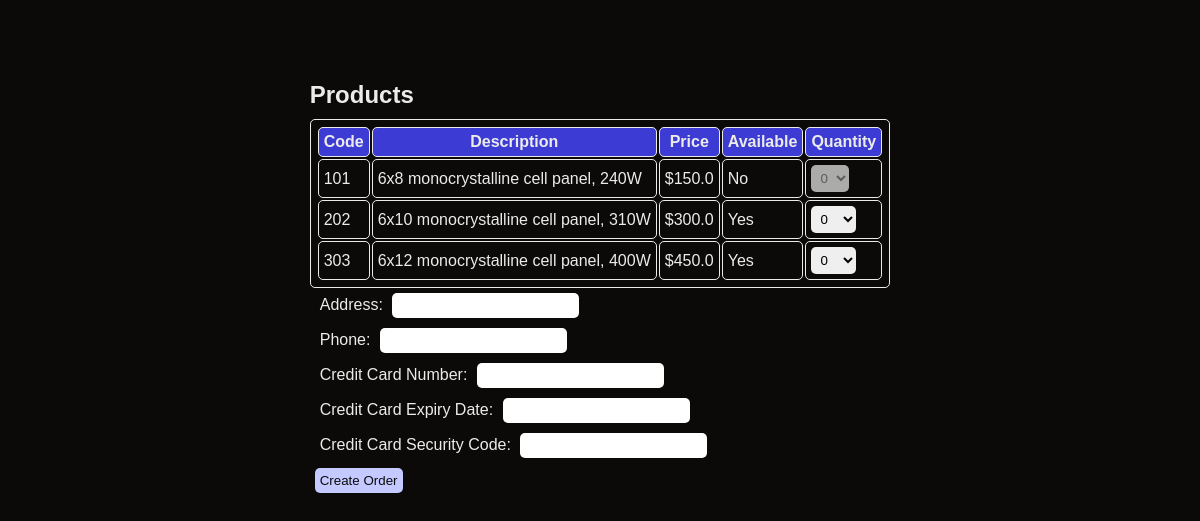
/orders/create (signed in), run on an earlier commit of the app's database.
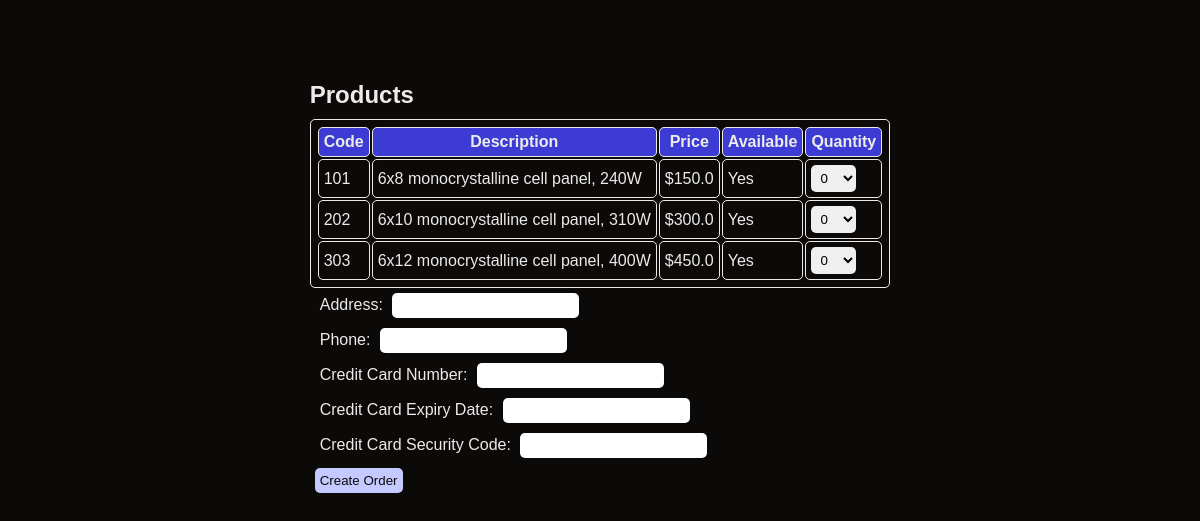
And on a later commit of the database.
### app/models.py (models this page shows)
class Product(db.Model):
    __tablename__ = 'products'
    code = db.Column(db.String, primary_key=True)
    description = db.Column(db.String)
    availability = db.Column(db.Boolean) # true/false
    price = db.Column(db.Float)

### app/routes.py (the view, shortened to what this page needs)
@app.route('/orders/create', methods=['GET', 'POST'])
@login_required
def orders_create():
    form = OrderForm()  # Initialize the form here
    products = Product.query.all()
    existing_customer = Customer.query.filter_by(customer_id=current_user.id).first()
    return render_template('orders_create.html', form=form, products=products, existing_customer=existing_customer)

### app/forms.py
class OrderForm(FlaskForm):
    number = StringField('Order#', validators=[DataRequired()])
    creationDate = StringField('Creation Date', validators=[DataRequired()])
    status = SelectField('Status', choices=['new', 'in progress', 'completed'], validators=[DataRequired()])
    items = StringField('Items', validators=[DataRequired()])
    address = StringField('Address', validators=[DataRequired()])
    phone = StringField('Phone', validators=[DataRequired()])
    credit_card_number = StringField('Credit Card Number', validators=[DataRequired()])
    credit_card_exp_date = StringField('Credit Card Expiry Date', validators=[DataRequired()])
    credit_card_code = StringField('Credit Card Security Code', validators=[DataRequired()])
    submit = SubmitField('Submit')

### app/__init__.py (called while the page is built)
@login_manager.user_loader
def load_user(id):
    try:
        return db.session.query(User).filter(User.id==id).one()
    except:
        return None

### app/templates/orders_create.html (shortened to what this page needs)
{% extends 'base.html' %}
{% block main %}
<div class="product-list">
    <h2>Products</h2>
    <form method="POST">
        <table>
            <tr>
                <th>Code</th>
                <th>Description</th>
                <th>Price</th>
                <th>Available</th>
                <th>Quantity</th>
            </tr>
            {% for product in products %}
            <tr>
                <td>{{ product.code }}</td>
                <td>{{ product.description }}</td>
                <td>${{ product.price }}</td>
                <td>{{ 'Yes' if product.availability else 'No' }}</td>
                <td>
                    {% if product.availability %}
                    <select name="quantity_{{ product.code }}">
                        <option value="0">0</option>
                    </select>
                    {% else %}
                    <select name="quantity_{{ product.code }}" disabled>
                        <option value="0">0</option>
                    </select>
                    {% endif %}
                </td>
            </tr>
            {% endfor %}
        </table>
            {% if not customer_exists %}
            <div>
                <label for="address">Address:</label>
                {{ form.address }}
            </div>
            <div>
                <label for="phone">Phone:</label>
                {{ form.phone }}
            </div>
            <div>
                <label for="credit_card_number">Credit Card Number:</label>
                {{ form.credit_card_number }}
            </div>
            <div>
                <label for="credit_card_exp_date">Credit Card Expiry Date:</label>
                {{ form.credit_card_exp_date }}
            </div>
            <div>
                <label for="credit_card_code">Credit Card Security Code:</label>
                {{ form.credit_card_code }}
            </div>
            {% endif %}
        <p><input type="submit" value="Create Order"></p>
    </form>
</div>
{% endblock %}

What changed in the data, as far as the page shows it:
changed Product "6x8 monocrystalline cell panel, 240W": availability "No" → "Yes"
